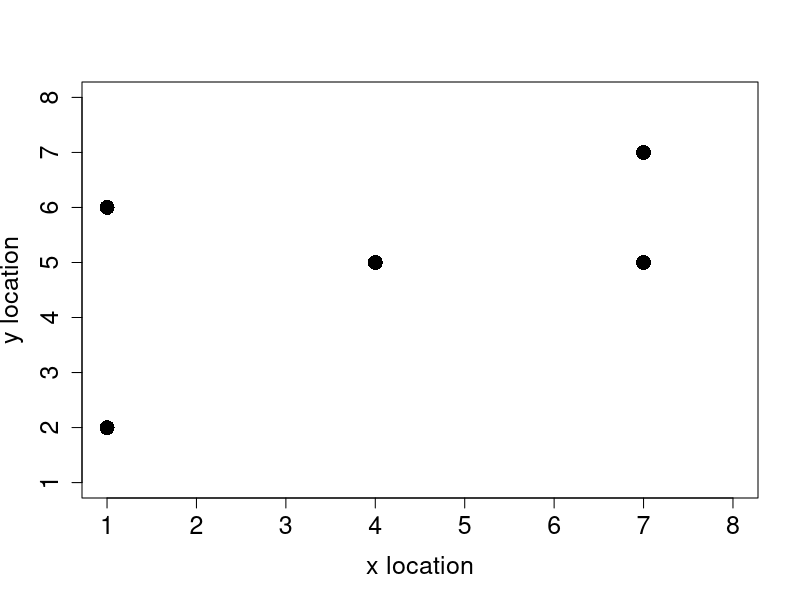
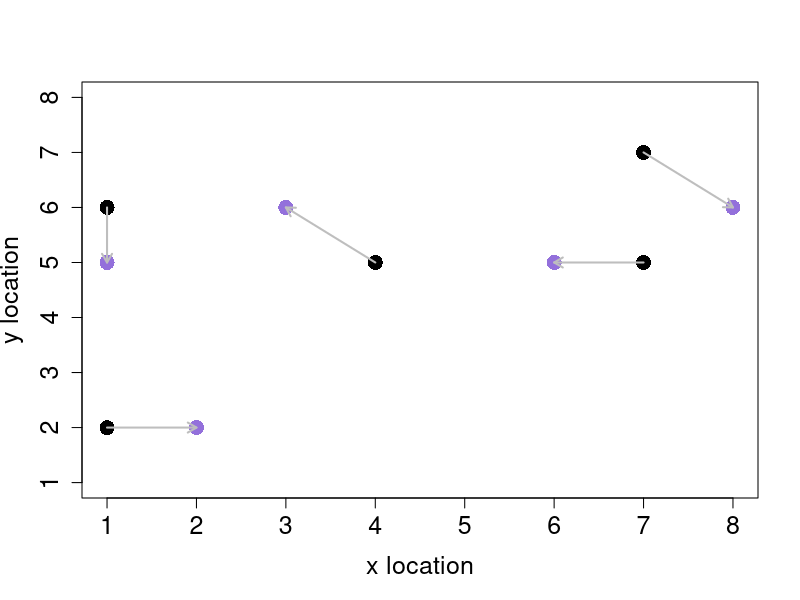
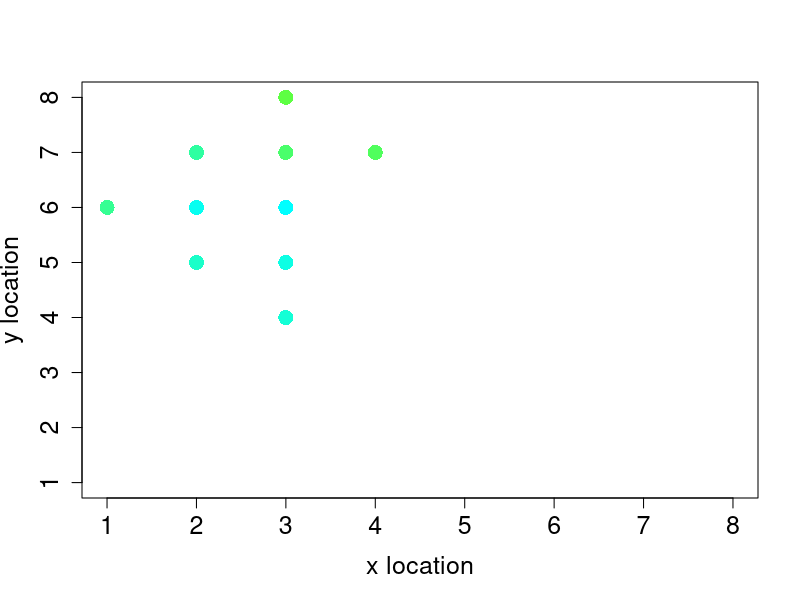

The R source for these figures, in order:
## ---- chunk 1
knitr::opts_chunk$set(echo = TRUE)
## ---- chunk 2
inds <- array(data = 0, dim =c (5,3))
colnames(inds) <- paste0("Characteristic ", 1:ncol(inds))
rownames(inds) <- paste0("Individual ", 1:nrow(inds))
print(inds)
## ---- chunk 3
colnames(inds) <- c("Body Mass", "x location", "y location")

## ---- chunk 4
inds[, 1] <- rnorm(n = nrow(inds), mean = 23, sd = 3)   #writing inds[,1] is the same as inds[1:5, 1]

dim(inds)  #returns dimensions of matrix or array as a list [1] rows and [2] columns

## ---- chunk 5
inds[, 2] <- sample(x = 1:8, size = nrow(inds), replace = T)
inds[, 3] <- sample(x=1:8, size = nrow(inds), replace = T)
## ---- chunk 6
plot(
  x = inds[, 2],              # x-coordinate data
  y = inds[, 3],              # y-coordinate data
  pch = 16,                   # Point character (solid circle)
  cex = 2,                    # Point size (enlarged by a factor of 2)
  xlim = c(1, 8),             # X-axis limits (range from 1 to 8)
  ylim = c(1, 8),             # Y-axis limits (range from 1 to 8)
  xlab = "x location",        # X-axis label
  mar = c(5, 5, 1, 1),        # Margins for the plot (bottom, left, top, right)
  ylab = "y location",        # Y-axis label
  cex.lab = 1.5,              # Size of axis labels (enlarged by a factor of 1.5)
  cex.axis = 1.5              # Size of axis values (enlarged by a factor of 1.5)
)

## ---- chunk 7

x_move <- sample(x = c(-1, 0, 1), size = nrow(inds), replace = T)
y_move <- sample(x = c(-1, 0, 1), size = nrow(inds), replace = T)

inds[, 2] <- inds[, 2] + x_move
inds[, 3] <- inds[, 3] + y_move
plot(
  x = inds[, 2] - x_move,              # x-coordinate data
  y = inds[, 3] - y_move,              # y-coordinate data
  pch = 16,                   # Point character (solid circle)
  cex = 2,                    # Point size (enlarged by a factor of 2)
  xlim = c(1, 8),             # X-axis limits (range from 1 to 8)
  ylim = c(1, 8),             # Y-axis limits (range from 1 to 8)
  xlab = "x location",        # X-axis label
  mar = c(5, 5, 1, 1),        # Margins for the plot (bottom, left, top, right)
  ylab = "y location",        # Y-axis label
  cex.lab = 1.5,              # Size of axis labels (enlarged by a factor of 1.5)
  cex.axis = 1.5              # Size of axis values (enlarged by a factor of 1.5)
)

points(x = inds[, 2],              # x-coordinate data
  y = inds[, 3],              # y-coordinate data
  pch = 16,                   # Point character (solid circle)
  cex = 2,                    # Point size (enlarged by a factor of 2)
  col = ("mediumpurple"),
  xlim = c(1, 8),             # X-axis limits (range from 1 to 8)
  ylim = c(1, 8),             # Y-axis limits (range from 1 to 8)
  xlab = "x location",        # X-axis label
  mar = c(5, 5, 1, 1),        # Margins for the plot (bottom, left, top, right)
  ylab = "y location",        # Y-axis label
  cex.lab = 1.5,              # Size of axis labels (enlarged by a factor of 1.5)
  cex.axis = 1.5              # Size of axis values (enlarged by a factor of 1.5)
  )
arrows(
  x0 = inds[, 2] - x_move,  # Starting x-coordinates (old positions)
  y0 = inds[, 3] - y_move,  # Starting y-coordinates (old positions)
  x1 = inds[, 2],          # Ending x-coordinates (new positions)
  y1 = inds[, 3],          # Ending y-coordinates (new positions)
  length = 0.1,            # Length of the arrowheads
  angle = 30,              # Angle of the arrowheads
  code = 2,                # Type of arrowhead (2 for closed arrowheads)
  col = "grey",            # Arrow color
  lwd = 2                  # Modifies the thickness of the arrow
)
## ---- chunk 8
movement <- function(inds, xloc = 2, yloc = 3){
    total_inds   <- dim(inds)[1] # Get the number of individuals in inds by checking number of rows
    move_dists   <- c(-1, 0, 1)  # Define the possible distances to move
    x_move       <- sample(x = move_dists, size = total_inds, replace = TRUE)
    y_move       <- sample(x = move_dists, size = total_inds, replace = TRUE)
    inds[, xloc] <- inds[, xloc] + x_move
    inds[, yloc] <- inds[, yloc] + y_move
    return(inds)
}
## ---- chunk 9
inds <- movement(inds)
## ---- chunk 10
time_steps <- 20
for (i in 1:time_steps)
  inds <- movement(inds)

## ---- chunk 11
movement <- function(inds, xloc = 2, yloc = 3, xmax = 8, ymax = 8){
    total_inds   <- dim(inds)[1]; # Get the number of individuals in inds
    move_dists   <- c(-1, 0, 1);  # Define the possible distances to move
    x_move       <- sample(x = move_dists, size = total_inds, replace = TRUE);
    y_move       <- sample(x = move_dists, size = total_inds, replace = TRUE);
    inds[, xloc] <- inds[, xloc] + x_move;
    inds[, yloc] <- inds[, yloc] + y_move;
    # =========   The reflecting boundary is added below
    for(i in 1:total_inds){               # For each individual i in the array
        if(inds[i, xloc] > xmax){         # If it moved passed the maximum xloc
            inds[i, xloc] <- xmax - 1;    # Then move it back toward the centre
        }
        if(inds[i, xloc] < 1){            # If it moved below 1 on xloc
            inds[i, xloc] <- 2;           # Move it toward the centre (2)
        }
        if(inds[i, yloc] > ymax){         # If it moved passed the maximum yloc
            inds[i, yloc] <- ymax - 1;    # Then move it back toward the centre
        }
        if(inds[i, yloc] < 1){            # If it moved below 1 on yloc
            inds[i, yloc] <- 2;           # Then move it toward the centre (2)
        }
    } 
    # =========  Now all individuals should stay on the landscape
    return(inds);
}

inds           <- array(data = 0, dim = c(5, 3))
colnames(inds) <- c("body_mass", "x_loc", "y_loc")
rownames(inds) <- c("ind_1", "ind_2", "ind_3", "ind_4", "ind_5")
inds[,1]       <- rnorm(n = dim(inds)[1], mean = 23, sd = 3)
inds[,2]       <- sample(x = 1:8, size = dim(inds)[1], replace = TRUE)
inds[,3]       <- sample(x = 1:8, size = dim(inds)[1], replace = TRUE)


time_steps <- 20

for (i in 1:time_steps){
  inds <- movement(inds)
  }


## ---- chunk 12

time_steps <- 20
inds_hist  <- NULL; # Here's the list
for(i in 1:time_steps){
    inds            <- movement(inds)
    inds_hist[[i]] <- inds; # Add to list
}
print(inds)

for (i in 1:5) {
  print(paste0("Year ", i))
  print(inds_hist[[1]])
} 

## ---- chunk 13

indi_1 <- matrix(data= NA, nrow=20, ncol = 3)
colnames(indi_1) <- c("Year", "x-location", "y-location")

for(i in 1:time_steps){
  indi_1[i, 1] <- i    #saves timestep in first column
  indi_1[i, 2] <- inds_hist[[i]][1,2]  #extracts x(2) value for the i timestep of individual 1 (1)
  indi_1[i, 3] <- inds_hist[[i]][1,3]  # -'- but for the y(3) value
}

print(indi_1)

colorrange <- colorRampPalette(c("chartreuse", "cyan"))
my.colorrange <- colorrange(20)

plot(
  x = indi_1[, 2],              # x-coordinate data
  y = indi_1[, 3],              # y-coordinate data
  pch = 16,                   # Point character (solid circle)
  col = my.colorrange,
  cex = 2,                    # Point size (enlarged by a factor of 2)
  xlim = c(1, 8),             # X-axis limits (range from 1 to 8)
  ylim = c(1, 8),             # Y-axis limits (range from 1 to 8)
  xlab = "x location",        # X-axis label
  mar = c(5, 5, 1, 1),        # Margins for the plot (bottom, left, top, right)
  ylab = "y location",        # Y-axis label
  cex.lab = 1.5,              # Size of axis labels (enlarged by a factor of 1.5)
  cex.axis = 1.5              # Size of axis values (enlarged by a factor of 1.5)
)

## ---- chunk 14
inds           <- array(data = 0, dim = c(5, 4))
colnames(inds) <- c("body_mass", "x_loc", "y_loc", "repr")
rownames(inds) <- c("ind_1", "ind_2", "ind_3", "ind_4", "ind_5")
inds[,1]       <- rnorm(n = dim(inds)[1], mean = 23, sd = 3)
inds[,2]       <- sample(x = 1:8, size = dim(inds)[1], replace = TRUE)
inds[,3]       <- sample(x = 1:8, size = dim(inds)[1], replace = TRUE)

print(inds)

birth <- function(inds, lambda = 0.5, repr_col = 4) {
  total.inds <- nrow(inds)
  inds.col <- ncol(inds)
  inds[, repr_col] <- rpois(n =total.inds, lambda = lambda)
  total.offspring <- sum(inds[,repr_col])
      # the above code is reproduction, the below code is making new rows for the offspring. 
  new.inds <- matrix(data = 0, nrow = total.offspring, ncol = inds.col)
  new.inds[, 1] <- rnorm(n = nrow(new.inds), mean = 23, sd = 3)
  new.inds[, 2] <- sample(x = 1:8, size = nrow(new.inds), replace = T)
  new.inds[, 3] <- sample(x = 1:8, size = nrow(new.inds), replace = T)
      # Adding the offspring to the adults
  inds <- rbind(inds, new.inds)
  return(inds)
}

#New generation
inds <- birth(inds = inds)
rownames(inds) <- paste0("Individual ", 1:nrow(inds))
print(inds)


## ---- chunk 15
time.steps <- 10
inds.hist <- NULL

for( i in 1:time.steps){
  inds <- movement(inds)
  inds <- birth(inds)
  inds.hist[[i]] <- inds
}

#Number of indivduals after 10 time steps:
print(nrow(inds.hist[[10]]))

ind.abund <- matrix(data = NA, nrow = 10, ncol = 2)

for (i in 1:time.steps) {
  ind.abund[i,1] <- i
  ind.abund[i,2] <- nrow(inds.hist[[i]])
}

print(ind.abund)
